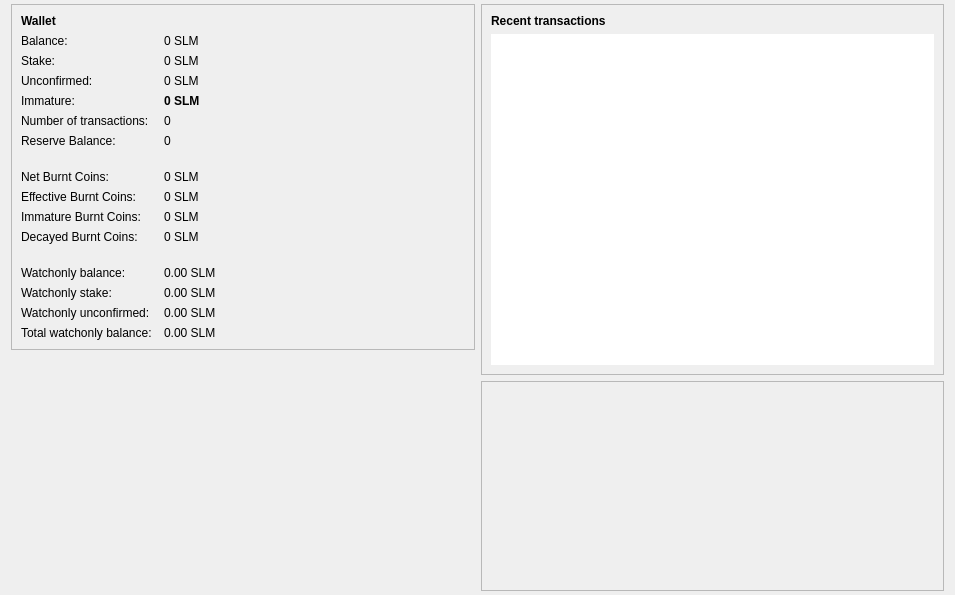
<?xml version="1.0" encoding="UTF-8"?>
<ui version="4.0">
 <class>OverviewPage</class>
 <widget class="QWidget" name="OverviewPage">
  <property name="geometry">
   <rect>
    <x>0</x>
    <y>0</y>
    <width>955</width>
    <height>595</height>
   </rect>
  </property>
  <property name="windowTitle">
   <string>Form</string>
  </property>
  <layout class="QHBoxLayout" name="horizontalLayout" stretch="1,1">
   <property name="topMargin">
    <number>4</number>
   </property>
   <property name="bottomMargin">
    <number>4</number>
   </property>
   <item>
    <layout class="QVBoxLayout" name="verticalLayout_2">
     <item>
      <widget class="QFrame" name="frame">
       <property name="frameShape">
        <enum>QFrame::StyledPanel</enum>
       </property>
       <property name="frameShadow">
        <enum>QFrame::Raised</enum>
       </property>
       <layout class="QFormLayout" name="formLayout_2">
        <property name="fieldGrowthPolicy">
         <enum>QFormLayout::AllNonFixedFieldsGrow</enum>
        </property>
        <property name="horizontalSpacing">
         <number>12</number>
        </property>
        <property name="verticalSpacing">
         <number>6</number>
        </property>
        <item row="1" column="0">
         <widget class="QLabel" name="label_5">
          <property name="font">
           <font>
            <weight>75</weight>
            <bold>true</bold>
           </font>
          </property>
          <property name="text">
           <string>Wallet</string>
          </property>
         </widget>
        </item>
        <item row="2" column="0">
         <widget class="QLabel" name="label">
          <property name="text">
           <string>Balance:</string>
          </property>
         </widget>
        </item>
        <item row="2" column="1">
         <widget class="QLabel" name="labelBalance">
          <property name="text">
           <string notr="true">0 SLM</string>
          </property>
         </widget>
        </item>
        <item row="3" column="0">
         <widget class="QLabel" name="label_6">
          <property name="text">
           <string>Stake:</string>
          </property>
         </widget>
        </item>
        <item row="3" column="1">
         <widget class="QLabel" name="labelStake">
          <property name="text">
           <string notr="true">0 SLM</string>
          </property>
         </widget>
        </item>
        <item row="4" column="0">
         <widget class="QLabel" name="label_3a">
          <property name="text">
           <string>Unconfirmed:</string>
          </property>
         </widget>
        </item>
        <item row="4" column="1">
         <widget class="QLabel" name="labelUnconfirmed">
          <property name="text">
           <string notr="true">0 SLM</string>
          </property>
         </widget>
        </item>
        <item row="5" column="0">
         <widget class="QLabel" name="labelImmatureText">
          <property name="text">
           <string>Immature:</string>
          </property>
         </widget>
        </item>
        <item row="5" column="1">
         <widget class="QLabel" name="labelImmature">
          <property name="font">
           <font>
            <weight>75</weight>
            <bold>true</bold>
           </font>
          </property>
          <property name="toolTip">
           <string>Mined balance that has not yet matured</string>
          </property>
          <property name="text">
           <string notr="true">0 SLM</string>
          </property>
         </widget>
        </item>
        <item row="6" column="0">
         <widget class="QLabel" name="label_2">
          <property name="text">
           <string>Number of transactions:</string>
          </property>
         </widget>
        </item>
        <item row="6" column="1">
         <widget class="QLabel" name="labelNumTransactions">
          <property name="text">
           <string notr="true">0</string>
          </property>
         </widget>
        </item>
        <item row="7" column="0">
         <widget class="QLabel" name="label_2a">
          <property name="text">
           <string>Reserve Balance:</string>
          </property>
         </widget>
        </item>
        <item row="7" column="1">
         <widget class="QLabel" name="labelReserveBalance">
          <property name="text">
           <string notr="true">0</string>
          </property>
         </widget>
        </item>
        <item row="8" column="0">
         <spacer name="verticalSpacer_1">
          <property name="orientation">
           <enum>Qt::Vertical</enum>
          </property>
          <property name="sizeType">
           <enum>QSizePolicy::Expanding</enum>
          </property>
          <property name="sizeHint" stdset="0">
           <size>
            <width>20</width>
            <height>10</height>
           </size>
          </property>
         </spacer>
        </item>
        <item row="8" column="1">
         <spacer name="verticalSpacer_2">
          <property name="orientation">
           <enum>Qt::Vertical</enum>
          </property>
          <property name="sizeType">
           <enum>QSizePolicy::Expanding</enum>
          </property>
          <property name="sizeHint" stdset="0">
           <size>
            <width>20</width>
            <height>10</height>
           </size>
          </property>
         </spacer>
        </item>
        <item row="9" column="0">
         <widget class="QLabel" name="label_7">
          <property name="toolTip">
           <string/>
          </property>
          <property name="text">
           <string>Net Burnt Coins:</string>
          </property>
         </widget>
        </item>
        <item row="9" column="1">
         <widget class="QLabel" name="labelNetBurnCoins">
          <property name="text">
           <string>0 SLM</string>
          </property>
         </widget>
        </item>
        <item row="10" column="0">
         <widget class="QLabel" name="label_8">
          <property name="toolTip">
           <string/>
          </property>
          <property name="text">
           <string>Effective Burnt Coins:</string>
          </property>
         </widget>
        </item>
        <item row="10" column="1">
         <widget class="QLabel" name="labelEffBurnCoins">
          <property name="text">
           <string>0 SLM</string>
          </property>
         </widget>
        </item>
        <item row="11" column="0">
         <widget class="QLabel" name="label_10">
          <property name="toolTip">
           <string/>
          </property>
          <property name="text">
           <string>Immature Burnt Coins:</string>
          </property>
         </widget>
        </item>
        <item row="11" column="1">
         <widget class="QLabel" name="labelImmBurnCoins">
          <property name="text">
           <string>0 SLM</string>
          </property>
         </widget>
        </item>
        <item row="12" column="0">
         <widget class="QLabel" name="label_12">
          <property name="toolTip">
           <string/>
          </property>
          <property name="text">
           <string>Decayed Burnt Coins:</string>
          </property>
         </widget>
        </item>
        <item row="12" column="1">
         <widget class="QLabel" name="labelDecayBurnCoins">
          <property name="text">
           <string>0 SLM</string>
          </property>
         </widget>
        </item>
        <item row="13" column="0">
         <spacer name="verticalSpacer_3">
          <property name="orientation">
           <enum>Qt::Vertical</enum>
          </property>
          <property name="sizeType">
           <enum>QSizePolicy::Expanding</enum>
          </property>
          <property name="sizeHint" stdset="0">
           <size>
            <width>20</width>
            <height>10</height>
           </size>
          </property>
         </spacer>
        </item>
        <item row="13" column="1">
         <spacer name="verticalSpacer_4">
          <property name="orientation">
           <enum>Qt::Vertical</enum>
          </property>
          <property name="sizeType">
           <enum>QSizePolicy::Expanding</enum>
          </property>
          <property name="sizeHint" stdset="0">
           <size>
            <width>20</width>
            <height>10</height>
           </size>
          </property>
         </spacer>
        </item>
        <item row="14" column="0">
         <widget class="QLabel" name="labelWatchAvailable">
          <property name="toolTip">
           <string>Current balance in watchonly addresses</string>
          </property>
          <property name="text">
           <string>Watchonly balance:</string>
          </property>
         </widget>
        </item>
        <item row="14" column="1">
         <widget class="QLabel" name="watchAvailable">
          <property name="text">
           <string>0.00 SLM</string>
          </property>
         </widget>
        </item>
        <item row="15" column="0">
         <widget class="QLabel" name="labelWatchPending">
          <property name="toolTip">
           <string>Unconfirmed transactions to watchonly addresses</string>
          </property>
          <property name="text">
           <string>Watchonly stake:</string>
          </property>
         </widget>
        </item>
        <item row="15" column="1">
         <widget class="QLabel" name="watchPending">
          <property name="text">
           <string>0.00 SLM</string>
          </property>
         </widget>
        </item>
        <item row="16" column="0">
         <widget class="QLabel" name="labelWatchImmature">
          <property name="toolTip">
           <string>Mined balance in watchonly addresses that has not yet matured</string>
          </property>
          <property name="text">
           <string>Watchonly unconfirmed:</string>
          </property>
         </widget>
        </item>
        <item row="16" column="1">
         <widget class="QLabel" name="labelWatchTotal">
          <property name="text">
           <string>0.00 SLM</string>
          </property>
         </widget>
        </item>
        <item row="17" column="0">
         <widget class="QLabel" name="label_13">
          <property name="toolTip">
           <string/>
          </property>
          <property name="text">
           <string>Total watchonly balance:</string>
          </property>
         </widget>
        </item>
        <item row="17" column="1">
         <widget class="QLabel" name="watchImmature">
          <property name="text">
           <string>0.00 SLM</string>
          </property>
         </widget>
        </item>
       </layout>
      </widget>
     </item>
     <item>
      <spacer name="verticalSpacer_5">
       <property name="orientation">
        <enum>Qt::Vertical</enum>
       </property>
       <property name="sizeHint" stdset="0">
        <size>
         <width>20</width>
         <height>10</height>
        </size>
       </property>
      </spacer>
     </item>
     <item>
      <widget class="QLabel" name="wallet_bgcoin">
       <property name="minimumSize">
        <size>
         <width>0</width>
         <height>0</height>
        </size>
       </property>
       <property name="text">
        <string/>
       </property>
       <property name="pixmap">
        <pixmap resource="../bitcoin.qrc">:/images/wallet_bgcoin</pixmap>
       </property>
       <property name="scaledContents">
        <bool>false</bool>
       </property>
       <property name="alignment">
        <set>Qt::AlignCenter</set>
       </property>
       <property name="margin">
        <number>5</number>
       </property>
      </widget>
     </item>
    </layout>
   </item>
   <item>
    <layout class="QVBoxLayout" name="verticalLayout_3">
     <item>
      <widget class="QFrame" name="frame_2">
       <property name="frameShape">
        <enum>QFrame::StyledPanel</enum>
       </property>
       <property name="frameShadow">
        <enum>QFrame::Raised</enum>
       </property>
       <layout class="QVBoxLayout" name="verticalLayout">
        <item>
         <widget class="QLabel" name="label_4">
          <property name="text">
           <string>&lt;b&gt;Recent transactions&lt;/b&gt;</string>
          </property>
         </widget>
        </item>
        <item>
         <widget class="QListView" name="listTransactions">
          <property name="frameShape">
           <enum>QFrame::NoFrame</enum>
          </property>
          <property name="verticalScrollBarPolicy">
           <enum>Qt::ScrollBarAlwaysOff</enum>
          </property>
          <property name="horizontalScrollBarPolicy">
           <enum>Qt::ScrollBarAlwaysOff</enum>
          </property>
         </widget>
        </item>
       </layout>
      </widget>
     </item>
     <item>
      <widget class="QFrame" name="workplotframe">
       <property name="frameShape">
        <enum>QFrame::StyledPanel</enum>
       </property>
       <property name="frameShadow">
        <enum>QFrame::Raised</enum>
       </property>
       <layout class="QVBoxLayout" name="verticalLayout_31">
        <property name="leftMargin">
         <number>1</number>
        </property>
        <property name="topMargin">
         <number>1</number>
        </property>
        <property name="rightMargin">
         <number>1</number>
        </property>
        <property name="bottomMargin">
         <number>1</number>
        </property>
        <item>
         <layout class="QHBoxLayout" name="horizontalLayout_3">
          <item>
           <widget class="QCustomPlot" name="workplot" native="true">
            <property name="minimumSize">
             <size>
              <width>450</width>
              <height>206</height>
             </size>
            </property>
           </widget>
          </item>
         </layout>
        </item>
       </layout>
      </widget>
     </item>
    </layout>
   </item>
  </layout>
 </widget>
 <customwidgets>
  <customwidget>
   <class>QCustomPlot</class>
   <extends>QWidget</extends>
   <header>qt/qcustomplot.h</header>
   <container>1</container>
  </customwidget>
 </customwidgets>
 <resources>
  <include location="../bitcoin.qrc"/>
 </resources>
 <connections/>
</ui>
